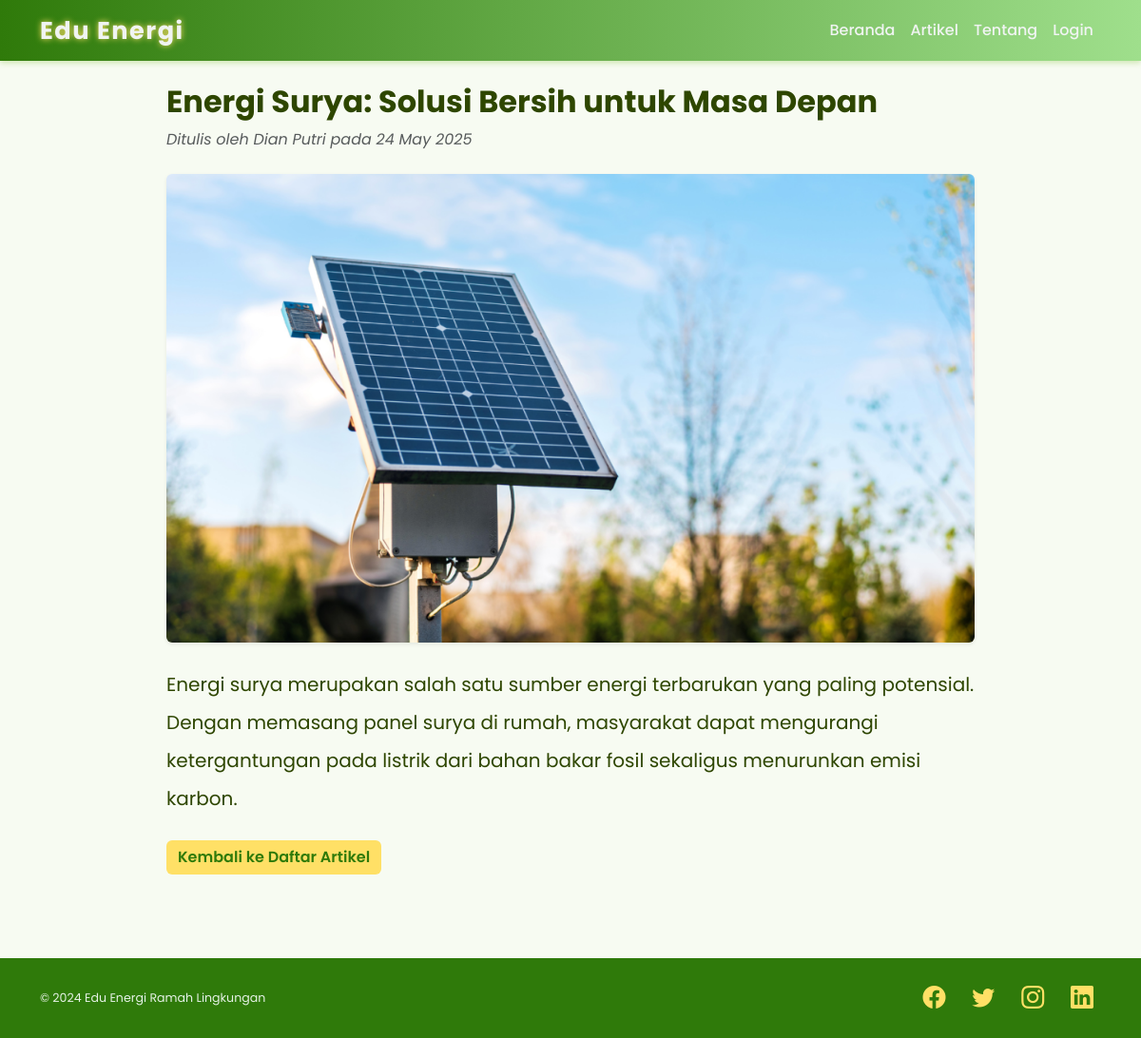
/article_detail.php?id=1, run on the app's committed database.
### tables this page shows
CREATE TABLE `articles` (
  `id` int(11) NOT NULL,
  `title` varchar(255) NOT NULL,
  `author` varchar(100) NOT NULL,
  `content` text NOT NULL,
  `image` varchar(255) DEFAULT NULL,
  `created_at` datetime NOT NULL DEFAULT current_timestamp()
);

### inc/functions.php (called while the page is built, shortened)
<?php
function get_article_by_id($conn, $id) {
    $stmt = $conn->prepare("SELECT * FROM articles WHERE id = ?");
    $stmt->bind_param("i", $id);
    $stmt->execute();
    $article = $stmt->get_result()->fetch_assoc();
    return $article;
}
?>

### article_detail.php (the view, shortened to what this page needs)
<?php
include 'inc/header.php';
require_once 'inc/functions.php';
$id = intval($_GET['id']);
$article = get_article_by_id($conn, $id);
$img_src = $article['image'] ? 'uploads/' . htmlspecialchars($article['image']) : 'https://source.unsplash.com/850x350/?environment,renewable,energy,nature';
?>
<article class="mx-auto" style="max-width: 850px;">
  <h2 class="fw-bold mb-2"><?php echo htmlspecialchars($article['title']); ?></h2>
  <p class="text-muted fst-italic mb-4">Ditulis oleh <?php echo htmlspecialchars($article['author']); ?> pada <?php echo date('d M Y', strtotime($article['created_at'])); ?></p>
  <img src="<?php echo $img_src; ?>" class="img-fluid rounded mb-4 shadow-sm" alt="article image" loading="lazy" />
  <div class="lh-lg fs-5" style="white-space: pre-line;"><?php echo nl2br(htmlspecialchars($article['content'])); ?></div>
  <a href="articles.php" class="btn btn-secondary mt-4">Kembali ke Daftar Artikel</a>
</article>
<?php
include 'inc/footer.php';
?>

### inc/header.php (style rules this page uses)
:root { --green-primary: #2f7a0a; --green-light: #9fdf8c; --yellow-primary: #ffe066; --yellow-dark: #ffb703; --text-dark: #2e4600; --bg-light: #f7fbf2; --shadow-color: rgba(139, 195, 74, 0.4); }
body { font-family: 'Poppins', sans-serif; background: var(--bg-light); color: var(--text-dark); scroll-behavior: smooth; }
a.btn-secondary { background: var(--yellow-primary); border: none; color: var(--green-primary); font-weight: 600; transition: background 0.3s ease; }

### data on the page
articles: title "Energi Surya: Solusi Bersih untuk Masa Depan", author "Dian Putri", created_at "24 May 2025", image (picture), content "Energi surya merupakan salah satu sumber energi terbarukan yang paling potensial. Dengan memasang panel surya di rumah, masyarakat dapat mengurangi ketergantungan pada listrik dari bahan bakar fosil sekaligus menurunkan emisi karbon."
